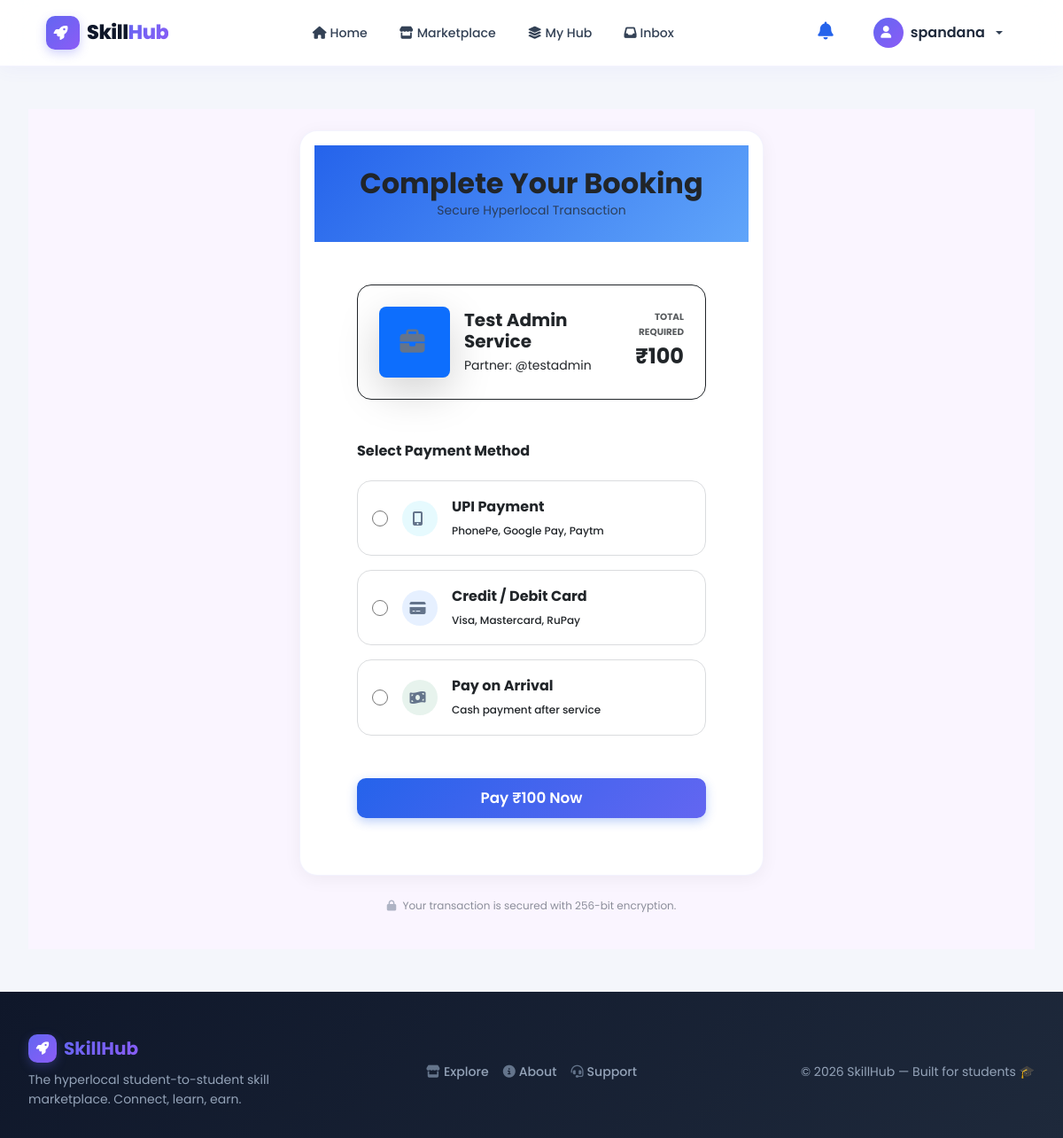
Page /payment/40/ (signed in) on the committed database.
### skills/models.py (models this page shows, shortened)
class Service(models.Model):
    user = models.ForeignKey(User, on_delete=models.CASCADE, related_name='services')
    title = models.CharField(max_length=200)
    description = models.TextField()
    category = models.CharField(max_length=50, choices=CATEGORY_CHOICES)
    image = models.ImageField(upload_to='service_images/', blank=True, null=True)
    payment_type = models.CharField(max_length=20, choices=PAYMENT_TYPE_CHOICES)
    price = models.DecimalField(max_digits=10, decimal_places=2, null=True, blank=True)
    location = models.CharField(max_length=100, choices=LOCATION_CHOICES, help_text="City where this service is available")
    service_type = models.CharField(max_length=20, choices=SERVICE_TYPE_CHOICES, default='Online', help_text="Online or Offline delivery")
    payment_method = models.CharField(max_length=50, choices=PAYMENT_METHOD_CHOICES, default='cash')
    delivery_time = models.CharField(max_length=50, choices=DELIVERY_CHOICES, default='negotiable')
    custom_category = models.CharField(max_length=50, blank=True, null=True)
    is_approved = models.BooleanField(default=False)
    created_at = models.DateTimeField(auto_now_add=True)
    class Meta:
        ordering = ['-created_at']
    @property
    def avg_rating(self):
        if hasattr(self, '_avg_rating'):
            return self._avg_rating
        from django.db.models import Avg
        avg = self.reviews.aggregate(Avg('rating'))['rating__avg']
        return avg if avg else 0

### skills/views.py (the view, shortened to what this page needs)
# urls.py: path('payment/<int:service_id>/', views.payment_view, name='payment'),
@login_required
def payment_view(request, service_id):
    service = get_object_or_404(Service, pk=service_id)
    amount = service.price if service.price else 0
    return render(request, 'payment.html', {'service': service, 'amount': amount})

### skills/context_processors.py (called while the page is built)
def unread_notifications_count(request):
    if request.user.is_authenticated:
        count = Notification.objects.filter(user=request.user, is_read=False).count()
        return {'unread_notifications_count': count}
    return {'unread_notifications_count': 0}

### templates/payment.html (shortened to what this page needs)
{% extends 'base.html' %}
{% load static %}
{% block content %}
<div class="payment-page py-4">
    <div class="container">
        <div class="row justify-content-center">
            <div class="col-md-8 col-lg-6">
                <div class="card bg-card border-0 shadow-lg rounded-4 overflow-hidden">
                    <div class="bg-gradient-blue p-4 text-center">
                        <h2 class="fw-bold mb-0 text-dark">Complete Your Booking</h2>
                        <p class="text-dark opacity-75 small mb-0">Secure Hyperlocal Transaction</p>
                    </div>
                    <div class="card-body p-4 p-md-5">
                        <div class="d-flex align-items-center mb-5 p-4 bg-white bg-opacity-5 rounded-4 border border-dark border-opacity-5">
                            <div class="flex-shrink-0 me-3">
                                {% if service.image %}
                                    <img src="{{ service.image.url }}" class="rounded-3 shadow-lg" style="width: 80px; height: 80px; object-fit: cover;">
                                {% else %}
                                    <div class="bg-primary bg-opacity-20 rounded-3 d-flex align-items-center justify-content-center shadow-lg" style="width: 80px; height: 80px;">
                                        <i class="fas fa-briefcase text-primary fs-3"></i>
                                    </div>
                                {% endif %}
                            </div>
                            <div>
                                <h5 class="fw-bold mb-1 text-dark">{{ service.title }}</h5>
                                <p class="text-dark-50 small mb-0">Partner: @{{ service.user.username }}</p>
                            </div>
                            <div class="ms-auto text-end">
                                <label class="d-block small text-dark-50 text-uppercase fw-bold mb-0 opacity-75" style="font-size: 0.65rem;">Total Required</label>
                                <span class="fs-4 fw-bold text-dark">₹{{ amount|floatformat:0 }}</span>
                            </div>
                        </div>
                        <form method="POST">
                            <h6 class="fw-bold mb-4 text-dark">Select Payment Method</h6>
                            <div class="payment-options d-grid gap-3 mb-5">
                                <label class="payment-item p-3 rounded-4 border border-secondary border-opacity-25 d-flex align-items-center cursor-pointer transition-all">
                                    <input type="radio" name="payment_method" value="upi" required class="me-3 custom-radio">
                                    <div class="icon-box me-3 bg-info bg-opacity-10 rounded-circle d-flex align-items-center justify-content-center" style="width: 40px; height: 40px;">
                                        <i class="fas fa-mobile-alt text-info"></i>
                                    </div>
                                    <div class="flex-grow-1">
                                        <span class="fw-bold text-dark d-block">UPI Payment</span>
                                        <span class="text-dark-50 extra-small">PhonePe, Google Pay, Paytm</span>
                                    </div>
                                </label>
                                <label class="payment-item p-3 rounded-4 border border-secondary border-opacity-25 d-flex align-items-center cursor-pointer transition-all">
                                    <input type="radio" name="payment_method" value="card" class="me-3 custom-radio">
                                    <div class="icon-box me-3 bg-primary bg-opacity-10 rounded-circle d-flex align-items-center justify-content-center" style="width: 40px; height: 40px;">
                                        <i class="fas fa-credit-card text-primary"></i>
                                    </div>
                                    <div class="flex-grow-1">
                                        <span class="fw-bold text-dark d-block">Credit / Debit Card</span>
                                        <span class="text-dark-50 extra-small">Visa, Mastercard, RuPay</span>
                                    </div>
                                </label>
                                <label class="payment-item p-3 rounded-4 border border-secondary border-opacity-25 d-flex align-items-center cursor-pointer transition-all">
                                    <input type="radio" name="payment_method" value="cash" class="me-3 custom-radio">
                                    <div class="icon-box me-3 bg-success bg-opacity-10 rounded-circle d-flex align-items-center justify-content-center" style="width: 40px; height: 40px;">
                                        <i class="fas fa-money-bill-wave text-success"></i>
                                    </div>
                                    <div class="flex-grow-1">
                                        <span class="fw-bold text-dark d-block">Pay on Arrival</span>
                                        <span class="text-dark-50 extra-small">Cash payment after service</span>
                                    </div>
                                </label>
                            </div>
                            <button type="submit" class="btn btn-primary btn-lg w-100 rounded-pill py-3 fw-bold shadow-lg">
                                Pay ₹{{ amount|floatformat:0 }} Now
                            </button>
                        </form>
                    </div>
                </div>
                <p class="text-center mt-4 extra-small text-dark-50 opacity-50">
                    <i class="fas fa-lock me-1"></i> Your transaction is secured with 256-bit encryption.
                </p>
            </div>
        </div>
    </div>
</div>
{% endblock %}

### templates/base.html (shortened to what this page needs)
{% load static %}
<!DOCTYPE html>
<html lang="en">
<head>
    <link href="https://cdn.jsdelivr.net/npm/bootstrap@5.3.2/dist/css/bootstrap.min.css" rel="stylesheet">
    <link rel="stylesheet" href="https://cdnjs.cloudflare.com/ajax/libs/font-awesome/6.4.2/css/all.min.css">
    <link href="https://unpkg.com/aos@2.3.1/dist/aos.css" rel="stylesheet">
    <link rel="stylesheet" href="{% static 'css/style.css' %}">
</head>
<body>
    <nav class="navbar navbar-expand-lg border-0 sticky-top" id="mainNavbar">
        <div class="container">
            <a class="navbar-brand d-flex align-items-center gap-2" href="{% url 'home' %}">
                <div class="brand-icon-wrap">
                    <i class="fas fa-rocket"></i>
                </div>
                <span class="brand-text">Skill<span class="brand-accent">Hub</span></span>
            </a>
            <div class="collapse navbar-collapse" id="navbarNav">
                <ul class="navbar-nav mx-auto align-items-center gap-lg-1">
                    <li class="nav-item">
                        <a class="nav-link nav-pill {% if request.path == '/' %}active{% endif %}" href="{% url 'home' %}"><i class="fas fa-home me-1"></i>Home</a>
                    </li>
                    <li class="nav-item">
                        <a class="nav-link nav-pill {% if request.path == '/services/' %}active{% endif %}" href="{% url 'services' %}"><i class="fas fa-store me-1"></i>Marketplace</a>
                    </li>
                    {% if user.is_authenticated %}
                    <li class="nav-item">
                        <a class="nav-link nav-pill {% if request.path == '/hub/' %}active{% endif %}" href="{% url 'my_hub' %}"><i class="fas fa-layer-group me-1"></i>My Hub</a>
                    </li>
                    <li class="nav-item">
                        <a class="nav-link nav-pill {% if request.path == '/inbox/' %}active{% endif %}" href="{% url 'inbox' %}"><i class="fas fa-inbox me-1"></i>Inbox</a>
                    </li>
                    {% endif %}
                </ul>
                <ul class="navbar-nav align-items-center gap-2">
                    {% if user.is_authenticated %}
                        <li class="nav-item">
                            <a href="{% url 'inbox' %}" class="nav-link position-relative px-2" title="Notifications">
                                <i class="fas fa-bell fs-5" style="color:#6366f1;"></i>
                            </a>
                        </li>
                        <li class="nav-item dropdown">
                            <a class="nav-link dropdown-toggle d-flex align-items-center gap-2 user-nav-btn" href="#" id="userNav" role="button" data-bs-toggle="dropdown">
                                <div class="user-avatar-nav">
                                    <i class="fas fa-user"></i>
                                </div>
                                <span class="fw-semibold d-none d-md-inline" style="color:#1e293b;">{{ user.username }}</span>
                            </a>
                        </li>
                    {% endif %}
                </ul>
            </div>
        </div>
    </nav>
    <div class="container my-5" style="min-height: 70vh;">
        {% block content %}{% endblock %}
    </div>
    <footer class="site-footer mt-auto">
        <div class="container">
            <div class="row align-items-center gy-4">
                <div class="col-lg-4">
                    <div class="d-flex align-items-center gap-2 mb-2">
                        <div class="brand-icon-wrap" style="width:32px;height:32px;font-size:0.9rem;"><i class="fas fa-rocket"></i></div>
                        <span class="fw-bold fs-5" style="background:linear-gradient(135deg,#6366f1,#8b5cf6);-webkit-background-clip:text;-webkit-text-fill-color:transparent;">SkillHub</span>
                    </div>
                    <p class="text-secondary small mb-0">The hyperlocal student-to-student skill marketplace. Connect, learn, earn.</p>
                </div>
                <div class="col-lg-4 text-center">
                    <div class="d-flex justify-content-center gap-3">
                        <a href="{% url 'services' %}" class="footer-link"><i class="fas fa-store me-1"></i>Explore</a>
                        <a href="{% url 'about' %}" class="footer-link"><i class="fas fa-info-circle me-1"></i>About</a>
                        <a href="{% url 'contact' %}" class="footer-link"><i class="fas fa-headset me-1"></i>Support</a>
                    </div>
                </div>
                <div class="col-lg-4 text-lg-end">
                    <p class="text-secondary small mb-0">&#169; {% now "Y" %} SkillHub &mdash; Built for students 🎓</p>
                </div>
            </div>
        </div>
    </footer>
</body>
</html>

### templates/payment.html (style rules this page uses)
.payment-item { cursor: pointer; transition: all 0.3s ease; }
.custom-radio { accent-color: var(--primary); width: 18px; height: 18px; }

### rows in the picture
Service: title "Test Admin Service", user.username "testadmin", price "100"

### other values in the picture
{{ user.username }} "spandana"
